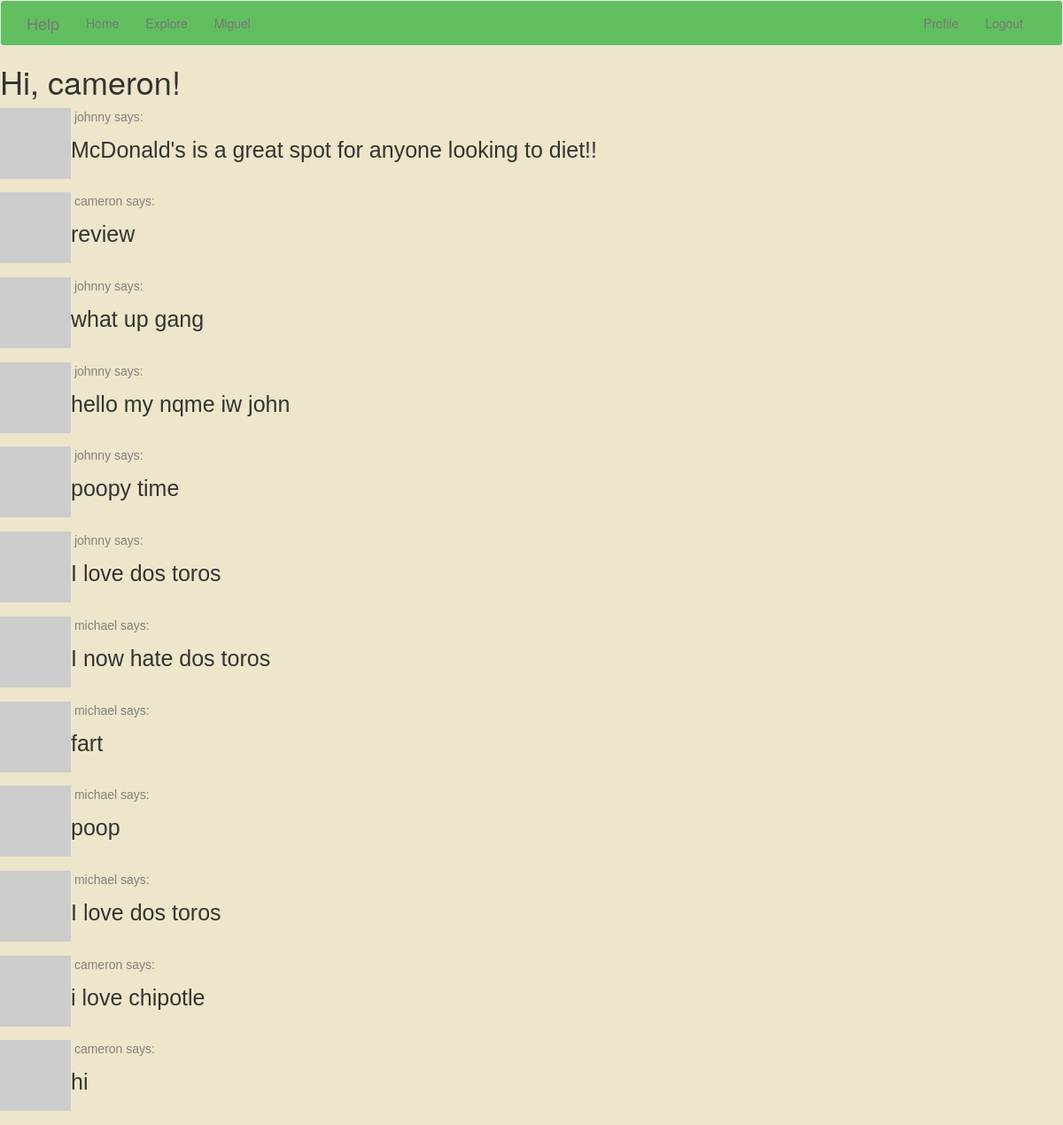
Page /explore (signed in) on the committed database.
### app/models.py (models this page shows, shortened)
class User(UserMixin, db.Model):
    id = db.Column(db.Integer, primary_key=True)
    username = db.Column(db.String(64), index=True, unique=True)
    email = db.Column(db.String(120), index=True, unique=True)
    password_hash = db.Column(db.String(128))
    posts = db.relationship('Post', backref='author', lazy='dynamic')
    about_me = db.Column(db.String(140))
    last_seen = db.Column(db.DateTime, default=datetime.utcnow)
    followed = db.relationship(
        'User', secondary=followers,
        primaryjoin=(followers.c.follower_id == id),
        secondaryjoin=(followers.c.followed_id == id),
        backref=db.backref('followers', lazy='dynamic'), lazy='dynamic')
    def avatar(self, size):
        digest = md5(self.email.lower().encode('utf-8')).hexdigest()
        return 'https://www.gravatar.com/avatar/729e26a2a2c7ff24a71958d4aa4e5f35'.format(
            digest, size)

class Post(db.Model):
    id = db.Column(db.Integer, primary_key=True)
    body = db.Column(db.String(140))
    timestamp = db.Column(db.DateTime, index=True, default=datetime.utcnow)
    user_id = db.Column(db.Integer, db.ForeignKey('user.id'))
    rating = db.Column(db.Integer, default=0)

### app/routes.py (the view)
@app.route('/explore')
@login_required
def explore():
    page = request.args.get('page', 1, type=int)
    posts = Post.query.order_by(Post.timestamp.desc()).paginate(
        page=page, per_page=app.config['POSTS_PER_PAGE'], error_out=False)
    next_url = url_for('explore', page=posts.next_num) \
        if posts.has_next else None
    prev_url = url_for('explore', page=posts.prev_num) \
        if posts.has_prev else None
    return render_template('index.html', title='Explore', posts=posts.items,
                           next_url=next_url, prev_url=prev_url)

### app/models.py (called while the page is built)
@login.user_loader
def load_user(id):
    return User.query.get(int(id))

### app/routes.py (called while the page is built)
@app.before_request
def before_request():
    if current_user.is_authenticated:
        current_user.last_seen = datetime.utcnow()
        db.session.commit()

### app/templates/index.html (shortened to what this page needs)
{% extends "base.html" %}
{% block content %}
    <h1>Hi, {{ current_user.username }}!</h1>
    {% for post in posts %}
        {% include '_post.html' %}
    {% endfor %}
{% endblock %}

### app/templates/_post.html (shortened to what this page needs)
    <table>
        <tr valign="top">
            <td><img src="{{ post.author.avatar(36) }}"></td>
            <td>
                <a href="{{ url_for('user', username=post.author.username) }}">
                    <p style="font-family: Helvetica; color: grey" >&nbsp{{ post.author.username }} says:</p>
                </a>
              <body style="background-color:#ede6ca;">
              <p style="font-family: Helvetica; font-size: 25px"> {{ post.body }} </p>
              <br>
              </body>
            </td>
        </tr>
    </table>

### rows in the picture
User: username "cameron"
Post: author.username "johnny", body "McDonald's is a great spot for anyone looking to diet!!"
Post: author.username "cameron", body "review"
Post: author.username "johnny", body "what up gang"
Post: author.username "johnny", body "hello my nqme iw john"
Post: author.username "johnny", body "poopy time"
Post: author.username "johnny", body "I love dos toros"
Post: author.username "michael", body "I now hate dos toros"
Post: author.username "michael", body "fart"
Post: author.username "michael", body "poop"
Post: author.username "michael", body "I love dos toros"
Post: author.username "cameron", body "i love chipotle"
Post: author.username "cameron", body "hi"
